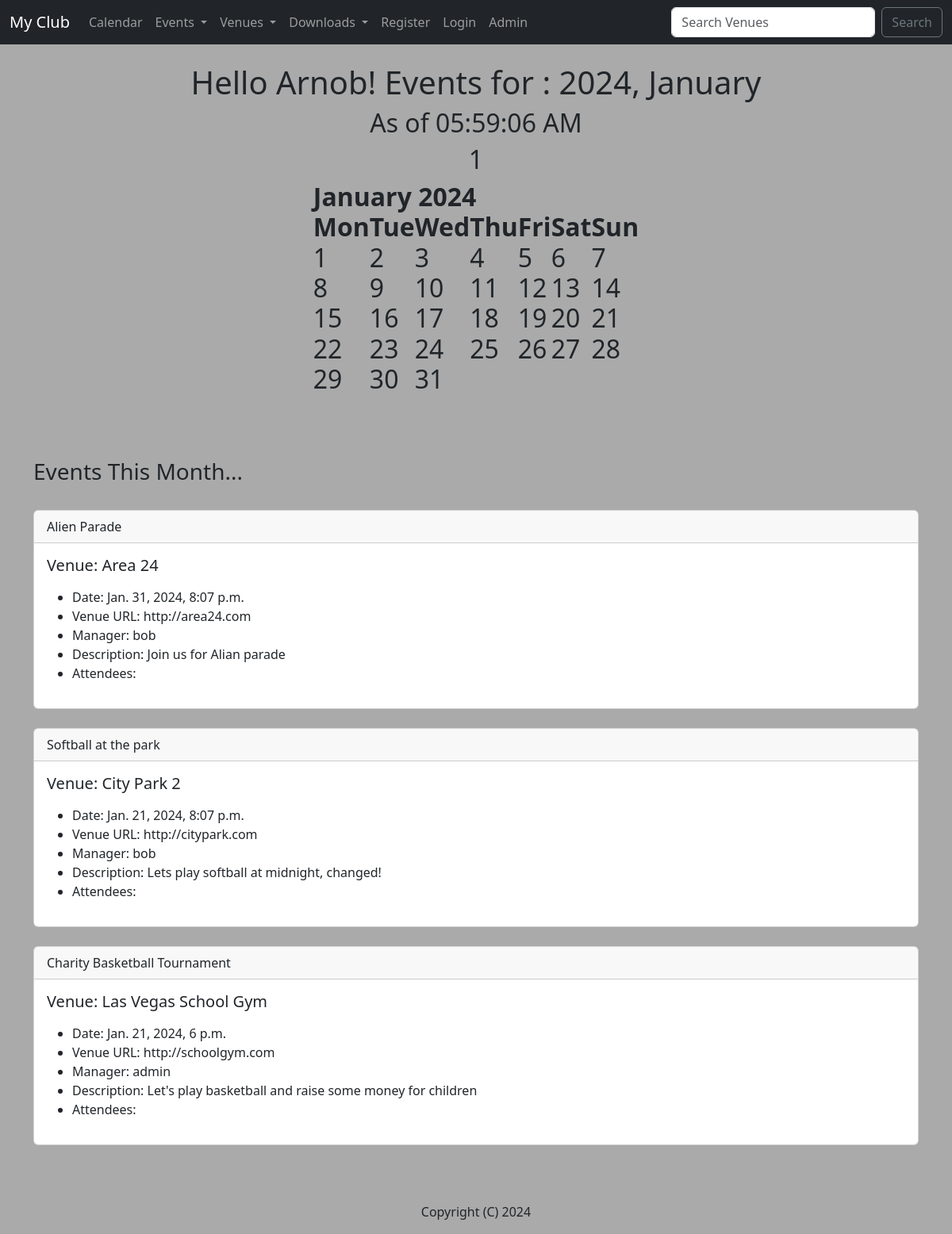
The app's page /, older data.
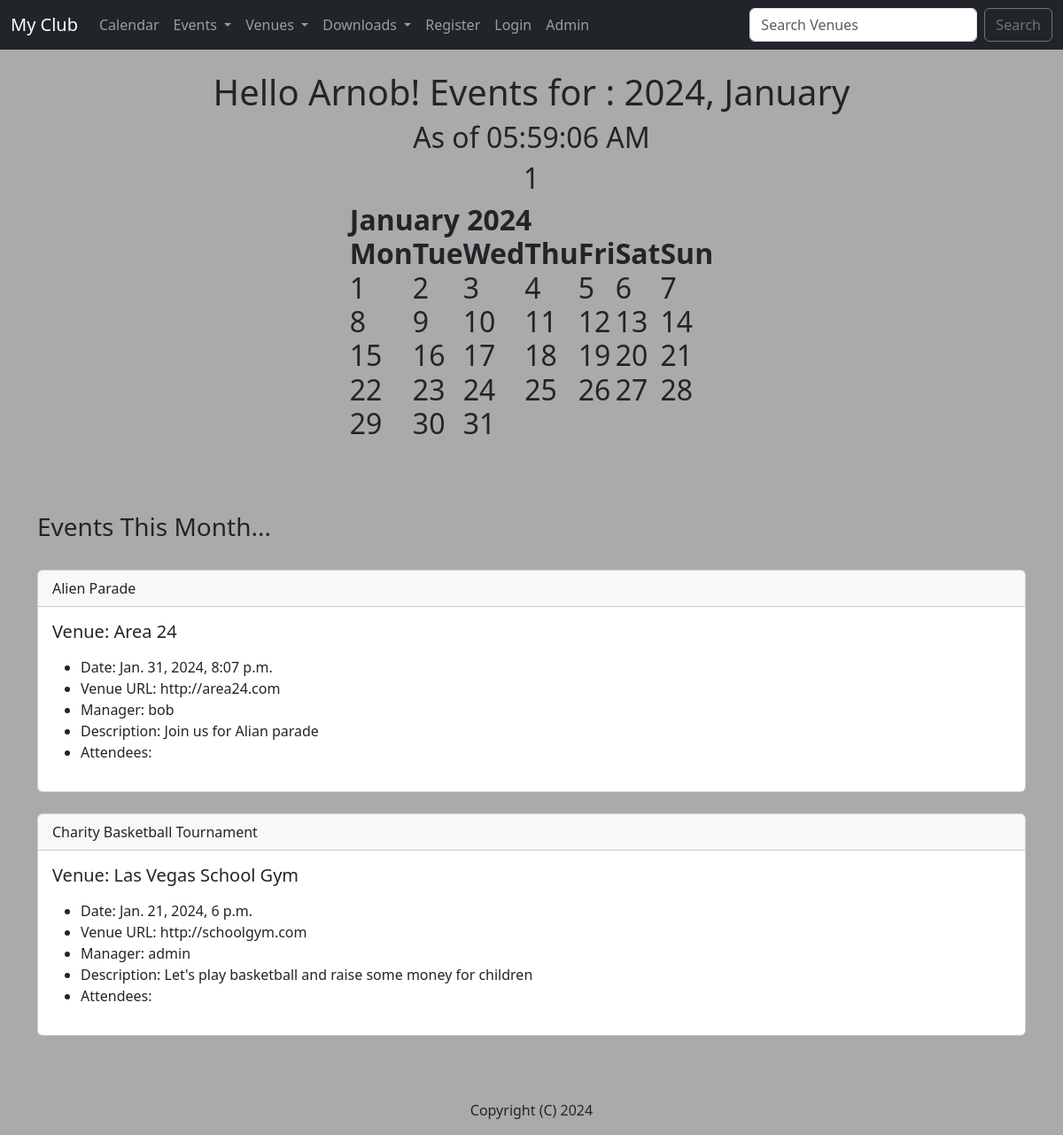
The same page, newer data.
### events/models.py (models this page shows)
class Event(models.Model):
    name = models.CharField(max_length=120)
    event_date = models.DateTimeField()
    venue = models.ForeignKey(Venue, blank=True, null=True, on_delete=models.CASCADE)
    manager = models.ForeignKey(User, blank=True, null=True, on_delete=models.SET_NULL)
    description = models.TextField(blank=True)
    attendees = models.ManyToManyField(MyClubUser, blank=True)
    def __str__(self):
        return self.name

class Venue(models.Model):
    name = models.CharField(max_length=120)
    address = models.CharField(max_length=300)
    zip_code = models.CharField(max_length=15)
    phone = models.CharField(max_length=25, blank=True)
    web = models.URLField(blank=True)
    email_address = models.EmailField(blank=True)
    owner = models.IntegerField(blank=False, default=1)
    venue_image = models.ImageField(null=True, blank=True, upload_to="images/")
    def __str__(self):
        return self.name

### events/views.py (the view)
# urls.py: path('', views.home, name="home"),
def home(request, year=datetime.now().year, month=datetime.now().strftime('%B')):
    name = "Arnob"
    month = month.capitalize()
    month_number = list(calendar.month_name).index(month)
    month_number = int(month_number)
    cal = HTMLCalendar().formatmonth(year, month_number)
    now = datetime.now()
    current_year = now.year
    event_list = Event.objects.filter(
        event_date__year = year,
        event_date__month = month_number
        )
    time = now.strftime('%I:%M:%S %p')
    context = {
        "name" : name,
        "year" : year,
        "month" : month,
        "month_number" : month_number,
        "cal" : cal,
        "current_year" : current_year,
        "time" : time,
        "event_list" : event_list,
    }
    return render(request, 'home.html', context)

### events/templates/home.html (shortened to what this page needs)
{% extends 'base.html' %}
{% block content %}
    <center>
        <h1>Hello {{ name }}! Events for : {{ year }}, {{ month }}</h1>
        <h2>As of {{ time }}</h2>
        <h2>{{ month_number }}</h2>
        <h2>{{ cal|safe }}</h2>
    </center>
        <br>
        <br>
        <br>
        <h3>Events This Month...</h3> <br>
        {% if event_list %}
            {% for event in event_list %}
            <div class="card">
                <div class="card-header">
                    {{ event }}
                </div>
                <div class="card-body">
                  <h5 class="card-title">Venue: {{ event.venue }}</h5>
                  <p class="card-text">
                    <ul>
                        <li>Date: {{ event.event_date }}</li>
                        <li>Venue URL: {{ event.venue.web }}</li>
                        <li>Manager: {{ event.manager }}</li>
                        <li>Description: {{ event.description }}</li>
                        <li>Attendees:<br>
                        </li>
                    </ul>
                  </p>
                </div>
            </div>
            <br>
            {% endfor %}
        {% else %}
        Sorry...There are no events this month...
        {% endif %}
    <center>
        <br><br>
        <p>Copyright (C) {{ current_year }}</p>
    </center>
{% endblock %}

Row changes from the older to the newer data that the page shows:
removed Event: name "Softball at the park", venue "City Park 2", event_date "Jan. 21, 2024, 8:07 p.m.", venue.web "http://citypark.com", manager "bob", description "Lets play softball at midnight, changed!"
